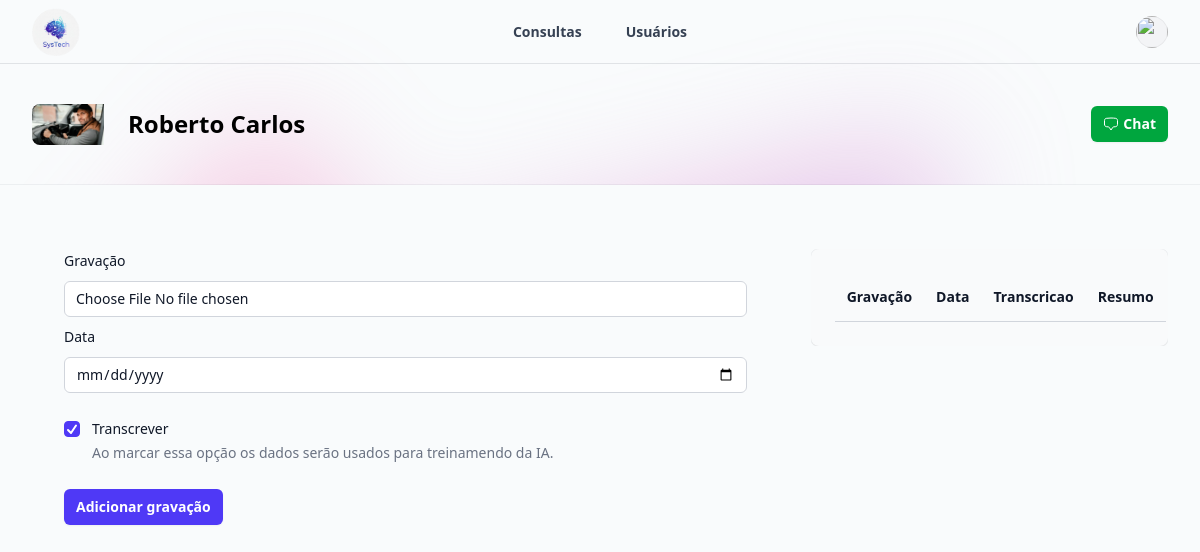
Page /consultas/1/ (signed in) on the committed database.
### usuarios/models.py (models this page shows, shortened)
class motoristas (models.Model):
    nome =  models.CharField(max_length=50)
    idade= models.IntegerField()
    foto= models.ImageField(upload_to=('fotos'))
    ativo= models.BooleanField(default='True')

### consultas/views.py (the view, shortened to what this page needs)
# urls.py: path('<int:id>/', views.consultas, name='consultas'),
def consultas(request, id):
    motorista = get_object_or_404(motoristas, id=id)
    gravacoes = Gravacoes.objects.filter(motoristas=motorista)
    return render(request, 'consultas.html', {
        'motorista': motorista,
        'gravacoes': gravacoes
    })

### consultas/templates/consultas.html (shortened to what this page needs)
{% extends "base.html" %}
{% load static %}
{% block 'body' %}
    <header class="absolute inset-x-0 top-0 z-50 flex h-16 border-b border-gray-900/10">
        <div class="mx-auto flex w-full max-w-7xl items-center justify-between px-4 sm:px-6 lg:px-8">
            <div class="flex flex-1 items-center gap-x-6">
                <a href="{% url 'motor' %}"><img src="{% static 'log.png' %}" alt="PsiQuê" class="h-12 w-auto" /></a>
            </div>
            <nav class="hidden md:flex md:gap-x-11 md:text-sm/6 md:font-semibold md:text-gray-700">
                <a href="#">Consultas</a>
                <a href="#">Usuários</a>
            </nav>
            <div class="flex flex-1 items-center justify-end gap-x-8">
                <a href="#" class="-m-1.5 p-1.5">
                    <img src="https://images.unsplash.com/photo-1472099645785-5658abf4ff4e?ixlib=rb-1.2.1&ixid=eyJhcHBfaWQiOjEyMDd9&auto=format&fit=facearea&facepad=2&w=256&h=256&q=80"
                         alt=""
                         class="size-8 rounded-full bg-gray-100 outline -outline-offset-1 outline-black/5" />
                </a>
            </div>
        </div>
    </header>
    <main>
        <header class="relative isolate pt-16">
            <div aria-hidden="true" class="absolute inset-0 -z-10 overflow-hidden">
                <div class="absolute top-full left-16 -mt-16 transform-gpu opacity-50 blur-3xl xl:left-1/2 xl:-ml-80">
                    <div style="clip-path: polygon(100% 38.5%, 82.6% 100%, 60.2% 37.7%, 52.4% 32.1%, 47.5% 41.8%, 45.2% 65.6%, 27.5% 23.4%, 0.1% 35.3%, 17.9% 0%, 27.7% 23.4%, 76.2% 2.5%, 74.2% 56%, 100% 38.5%)"
                         class="aspect-1154/678 w-288.5 bg-linear-to-br from-[#FF80B5] to-[#9089FC]"></div>
                </div>
                <div class="absolute inset-x-0 bottom-0 h-px bg-gray-900/5"></div>
            </div>
            <div class="mx-auto max-w-7xl px-4 py-10 sm:px-6 lg:px-8">
                <div class="mx-auto flex max-w-2xl items-center justify-between gap-x-8 lg:mx-0 lg:max-w-none">
                    <div class="flex items-center gap-x-6">
                        <img class="object-cover w-full rounded-t-lg h-18 md:h-auto md:w-18 md:rounded-none md:rounded-s-lg"
                             src="{{ motorista.foto.url }}"
                             alt="">
                        <p class="text-2xl font-bold">{{ motorista.nome }}</p>
                    </div>
                    <a href="#"
                       class="ml-auto flex items-center gap-x-1 rounded-md bg-green-600 px-3 py-2 text-sm font-semibold text-white shadow-xs hover:bg-green-500 focus-visible:outline-2 focus-visible:outline-offset-2 focus-visible:outline-indigo-600">
                        Chat
                    </a>
                </div>
            </div>
        </header>
        <div class="mx-auto max-w-7xl px-4 py-16 sm:px-6 lg:px-8">
            <div class="mx-auto grid max-w-2xl grid-cols-1 grid-rows-1 items-start gap-x-8 gap-y-8 lg:mx-0 lg:max-w-none lg:grid-cols-3">
                <div class="lg:col-start-3 lg:row-end-1 overflow-auto">
                    <div class="rounded-lg p-6 bg-gray-50 shadow-xs outline-1 outline-gray-900/5">
                        <table class="min-w-full divide-y divide-gray-300">
                            <thead>
                                <tr>
                                    <th scope="col"
                                        class="py-3.5 pr-3 pl-4 text-left text-sm font-semibold text-gray-900 sm:pl-3">
                                        Gravação
                                    </th>
                                    <th scope="col"
                                        class="px-3 py-3.5 text-left text-sm font-semibold text-gray-900">Data</th>
                                    <th scope="col"
                                        class="px-3 py-3.5 text-left text-sm font-semibold text-gray-900">
                                        Transcricao
                                    </th>
                                    <th scope="col"
                                        class="px-3 py-3.5 text-left text-sm font-semibold text-gray-900">Resumo</th>
                                </tr>
                            </thead>
                        </table>
                    </div>
                </div>
                <div class="-mx-4 px-4 sm:mx-0 sm:rounded-lg sm:px-8 sm:pb-14 lg:col-span-2 lg:row-span-2 lg:row-end-2 xl:px-16  xl:pb-20">
                    <div>
                    <form action="{% url 'consultas' motorista.id %}" method="POST" enctype="multipart/form-data">{% csrf_token %}
                            <label class="block text-sm/6 font-medium text-gray-900">Gravação</label>
                            <input type="file"
                                   name="gravacao"
                                   class="mt-2 block w-full rounded-md bg-white px-3 py-1.5 text-base text-gray-900 outline-1 -outline-offset-1 outline-gray-300 placeholder:text-gray-400 focus:outline-2 focus:-outline-offset-2 focus:outline-indigo-600 sm:text-sm/6">
                        </div>
                        <div class="mt-2">
                            <label class="block text-sm/6 font-medium text-gray-900">Data</label>
                            <input type="date"
                                   name="data"
                                   class="mt-2 block w-full rounded-md bg-white px-3 py-1.5 text-base text-gray-900 outline-1 -outline-offset-1 outline-gray-300 placeholder:text-gray-400 focus:outline-2 focus:-outline-offset-2 focus:outline-indigo-600 sm:text-sm/6">
                        </div>
                        <div class="mt-6 space-y-6">
                            <div class="flex gap-3">
                                <div class="flex h-6 shrink-0 items-center">
                                    <div class="group grid size-4 grid-cols-1">
                                        <input id="transcript"
                                               type="checkbox"
                                               name="transcript"
                                               checked
                                               aria-describedby="comments-description"
                                               class="col-start-1 row-start-1 appearance-none rounded-sm border border-gray-300 bg-white checked:border-indigo-600 checked:bg-indigo-600 indeterminate:border-indigo-600 indeterminate:bg-indigo-600 focus-visible:outline-2 focus-visible:outline-offset-2 focus-visible:outline-indigo-600 disabled:border-gray-300 disabled:bg-gray-100 disabled:checked:bg-gray-100 forced-colors:appearance-auto" />
                                    </div>
                                </div>
                                <div class="text-sm/6">
                                    <label for="comments" class="font-medium text-gray-900">Transcrever</label>
                                    <p id="comments-description" class="text-gray-500">
                                        Ao marcar essa opção os dados serão usados para treinamendo da IA.
                                    </p>
                                </div>
                            </div>
                            <div class="mt-2">
                                <button type="submit"
                                        class="inline-flex cursor-pointer items-center rounded-md bg-indigo-600 px-3 py-2 text-sm font-semibold text-white shadow-xs hover:bg-indigo-500 focus-visible:outline-2 focus-visible:outline-offset-2 focus-visible:outline-indigo-600">
                                    Adicionar gravação
                                </button>
                        </div>
                    </div>
                </div>
            </div>
        </main>
    {% endblock 'body' %}

### rows in the picture
motoristas: foto (picture), nome "Roberto Carlos"
